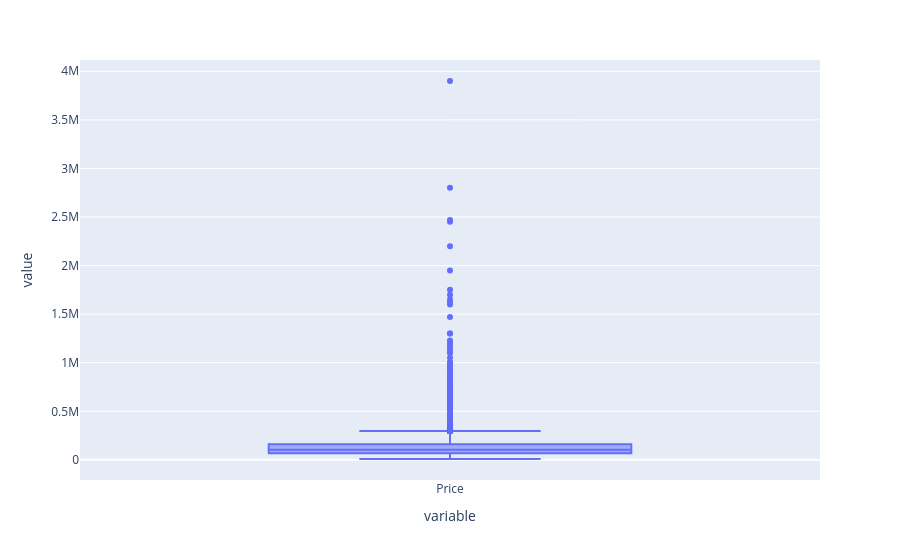

The notebook cell saved with this chart:
### Code cell
plt.figure(figsize=(5,8))
sns.boxplot(cars_data["Price"])
plt.show()
px.box(cars_data["Price"])

### Figure 1 — Plotly figure (JSON) as saved in the notebook; plotly's stock layout.template omitted (floating-point values rounded to 4 significant figures; data arrays with more than 128 entries replaced by an {"elided": "..."} marker saying what was removed)
{"data": [{"alignmentgroup": "True", "hovertemplate": "variable=%{x}<br>value=%{y}<extra></extra>", "legendgroup": "", "marker": {"color": "#636efa"}, "name": "", "notched": false, "offsetgroup": "", "orientation": "v", "showlegend": false, "type": "box", "x": {"elided": "24304 str values"}, "x0": " ", "xaxis": "x", "y": {"elided": "24304 int values"}, "y0": " ", "yaxis": "y"}], "layout": {"boxmode": "group", "legend": {"tracegroupgap": 0}, "margin": {"t": 60}, "xaxis": {"anchor": "y", "domain": [0, 1], "title": {"text": "variable"}}, "yaxis": {"anchor": "x", "domain": [0, 1], "title": {"text": "value"}}}}
